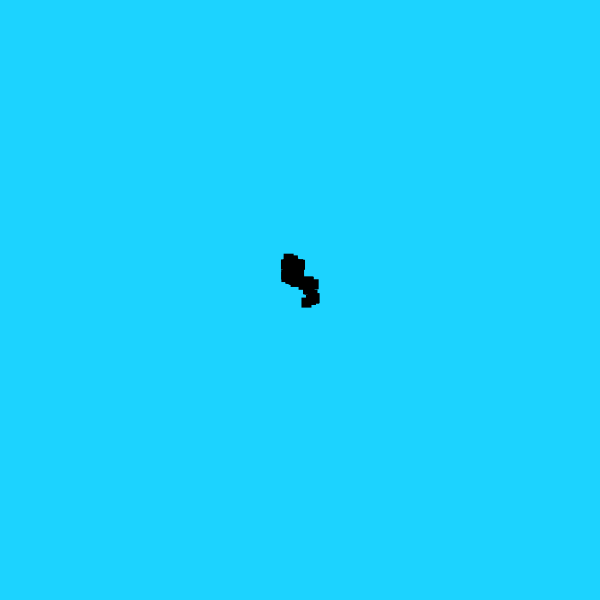
Frame 1 (no input)
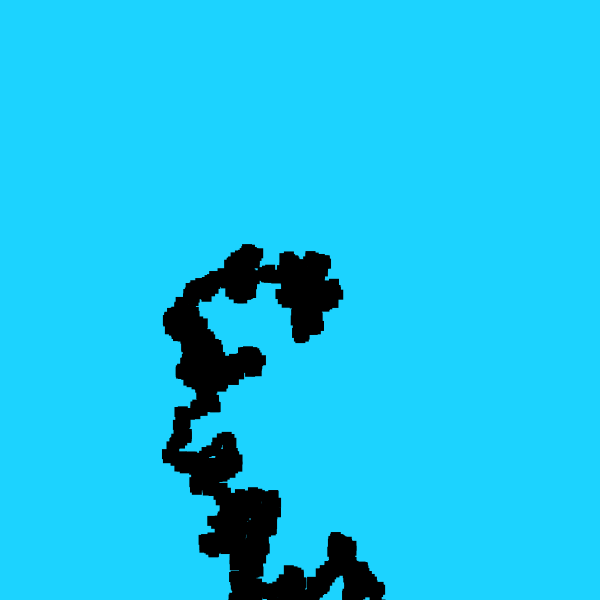
Frame 60 (the mouse pressed at the canvas centre just before this capture)
Frame 120 (the mouse held since frame 60 and released just before this capture): identical to frame 60, image omitted

The Processing sketch that drew these frames (run headless with seeded random() and noise(); from frame 60 on, the mouse is pressed at the canvas centre):

// Processing sketch: processing_3974
// ── processing_3974.pde

// Used for assignment ARCH1391 David Butterworth 'Metaphor' 
// All code thanks to Jerome Saint-Clair 'Slow' unless stated otherwise 
// http://www.openprocessing.org/visuals/?visualID=3553

float x,y,a,b; 
void setup() 
{size(600,600); 
noStroke(); 
background(28,211,255); 
fill(0); 
x=y=300; 
 
}void draw() 
{for(int i=0; 
i<50;i++){a=random(x-5,x+5); 
b=random(y-5,y+5); 
if ((a*b<540000)&(a*b>0)) 
{rect(a,b,10,10);x=a;y=b;}} 
}  
 
